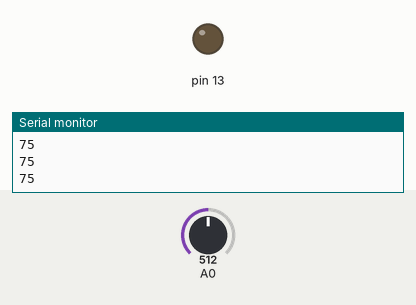
Simulated run of this sketch. Board: Arduino Uno, built with avr-gcc and run on an emulated ATmega328P. On the bench: output pins drawn as LEDs (lit = HIGH), the last lines printed to the serial monitor. The inputs (shaded band) are chosen by the test bench; at power-on: A0 = 512.

Above: at 1.2 s.
1.3 s: A0 set to 486
2.8 s: A0 set to 469
At 3.2 s:
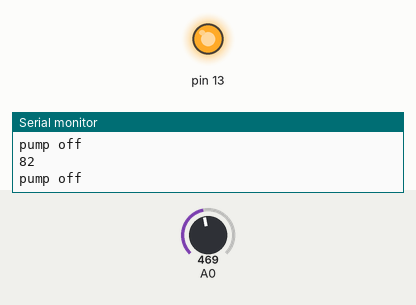
Timing chart, 0 to 5.8 s (numbered marks = the images above; inputs shaded):
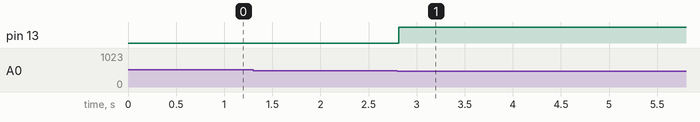

Measured:
- the behaviour switches between 477 and 476 on A0 (found by bisection; images 0 and 1)
- after the input at 2.8 s, pin 13: LOW → HIGH at once

The sketch:

feira.ino
```cpp
int soilMoistureValue = 0;


int percentage=0;


void setup() {


pinMode (13,OUTPUT);


Serial.begin(9600);


}


void loop(){


	soilMoistureValue = analogRead (A0);


	Serial.println (percentage);


	percentage = map(soilMoistureValue, 340, 1023, 100, 0);


	if (percentage < 10)


{


	Serial.println(" pump on");


	digitalWrite(13,LOW);


 }


if (percentage >80){

Serial.println("pump off");


	digitalWrite(13, HIGH);
	}
}
```
